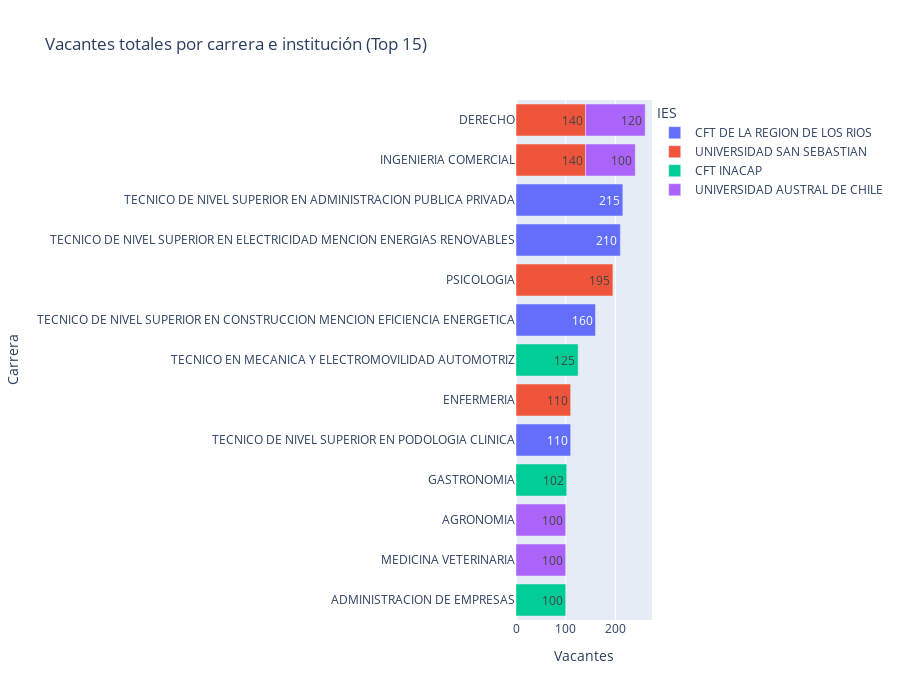

Notebook cell for this chart:
### Markdown cell above
## 1. Programas con mayor oferta de vacantes
Las 15 carreras con más vacantes totales permiten dimensionar la capacidad disponible en la región y detectar concentración por institución.

### Code cell
top_vacantes = (
    los_rios.groupby(['nombre_carrera', 'nombre_ies'], as_index=False)
    .agg(total_vacantes=('total_vacantes', 'sum'),
         arancel_promedio=('arancel_anual', 'mean'))
    .sort_values('total_vacantes', ascending=False)
    .head(15)
)
fig_top = px.bar(
    top_vacantes,
    x='total_vacantes',
    y='nombre_carrera',
    color='nombre_ies',
    text='total_vacantes',
    orientation='h',
    title='Vacantes totales por carrera e institución (Top 15)',
    labels={'total_vacantes': 'Vacantes', 'nombre_carrera': 'Carrera', 'nombre_ies': 'IES'}
)
fig_top.update_layout(yaxis={'categoryorder': 'total ascending'}, height=700)
fig_top

### Figure 1 — Plotly figure (JSON) as saved in the notebook; plotly's stock layout.template omitted (floating-point values rounded to 4 significant figures)
{"data": [{"hovertemplate": "IES=CFT DE LA REGION DE LOS RIOS<br>Vacantes=%{text}<br>Carrera=%{y}<extra></extra>", "legendgroup": "CFT DE LA REGION DE LOS RIOS", "marker": {"color": "#636efa", "pattern": {"shape": ""}}, "name": "CFT DE LA REGION DE LOS RIOS", "orientation": "h", "showlegend": true, "text": [215.0, 210.0, 160.0, 110.0], "textposition": "auto", "type": "bar", "x": [215, 210, 160, 110], "xaxis": "x", "y": ["TECNICO DE NIVEL SUPERIOR EN ADMINISTRACION PUBLICA PRIVADA", "TECNICO DE NIVEL SUPERIOR EN ELECTRICIDAD MENCION ENERGIAS RENOVABLES", "TECNICO DE NIVEL SUPERIOR EN CONSTRUCCION MENCION EFICIENCIA ENERGETICA", "TECNICO DE NIVEL SUPERIOR EN PODOLOGIA CLINICA"], "yaxis": "y"}, {"hovertemplate": "IES=UNIVERSIDAD SAN SEBASTIAN<br>Vacantes=%{text}<br>Carrera=%{y}<extra></extra>", "legendgroup": "UNIVERSIDAD SAN SEBASTIAN", "marker": {"color": "#EF553B", "pattern": {"shape": ""}}, "name": "UNIVERSIDAD SAN SEBASTIAN", "orientation": "h", "showlegend": true, "text": [195.0, 140.0, 140.0, 110.0], "textposition": "auto", "type": "bar", "x": [195, 140, 140, 110], "xaxis": "x", "y": ["PSICOLOGIA", "INGENIERIA COMERCIAL", "DERECHO", "ENFERMERIA"], "yaxis": "y"}, {"hovertemplate": "IES=CFT INACAP<br>Vacantes=%{text}<br>Carrera=%{y}<extra></extra>", "legendgroup": "CFT INACAP", "marker": {"color": "#00cc96", "pattern": {"shape": ""}}, "name": "CFT INACAP", "orientation": "h", "showlegend": true, "text": [125.0, 102.0, 100.0], "textposition": "auto", "type": "bar", "x": [125, 102, 100], "xaxis": "x", "y": ["TECNICO EN MECANICA Y ELECTROMOVILIDAD AUTOMOTRIZ", "GASTRONOMIA", "ADMINISTRACION DE EMPRESAS"], "yaxis": "y"}, {"hovertemplate": "IES=UNIVERSIDAD AUSTRAL DE CHILE<br>Vacantes=%{text}<br>Carrera=%{y}<extra></extra>", "legendgroup": "UNIVERSIDAD AUSTRAL DE CHILE", "marker": {"color": "#ab63fa", "pattern": {"shape": ""}}, "name": "UNIVERSIDAD AUSTRAL DE CHILE", "orientation": "h", "showlegend": true, "text": [120.0, 100.0, 100.0, 100.0], "textposition": "auto", "type": "bar", "x": [120, 100, 100, 100], "xaxis": "x", "y": ["DERECHO", "INGENIERIA COMERCIAL", "MEDICINA VETERINARIA", "AGRONOMIA"], "yaxis": "y"}], "layout": {"barmode": "relative", "height": 700, "legend": {"title": {"text": "IES"}, "tracegroupgap": 0}, "title": {"text": "Vacantes totales por carrera e institución (Top 15)"}, "xaxis": {"anchor": "y", "domain": [0, 1], "title": {"text": "Vacantes"}}, "yaxis": {"anchor": "x", "categoryorder": "total ascending", "domain": [0, 1], "title": {"text": "Carrera"}}}}
